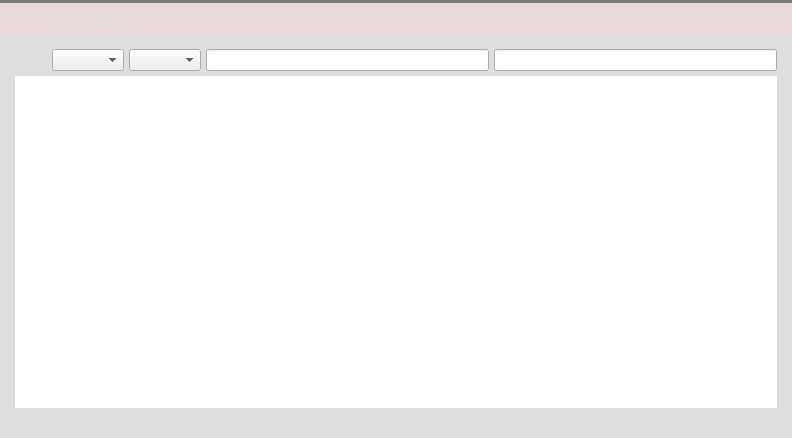
<?xml version="1.0" encoding="UTF-8"?>
<ui version="4.0">
 <class>TransactionsPage</class>
 <widget class="QWidget" name="TransactionsPage">
  <property name="geometry">
   <rect>
    <x>0</x>
    <y>0</y>
    <width>792</width>
    <height>438</height>
   </rect>
  </property>
  <property name="palette">
   <palette>
    <active>
     <colorrole role="Button">
      <brush brushstyle="SolidPattern">
       <color alpha="255">
        <red>233</red>
        <green>217</green>
        <blue>216</blue>
       </color>
      </brush>
     </colorrole>
     <colorrole role="Base">
      <brush brushstyle="SolidPattern">
       <color alpha="255">
        <red>233</red>
        <green>217</green>
        <blue>216</blue>
       </color>
      </brush>
     </colorrole>
     <colorrole role="Window">
      <brush brushstyle="SolidPattern">
       <color alpha="255">
        <red>233</red>
        <green>217</green>
        <blue>216</blue>
       </color>
      </brush>
     </colorrole>
     <colorrole role="Highlight">
      <brush brushstyle="SolidPattern">
       <color alpha="255">
        <red>235</red>
        <green>235</green>
        <blue>235</blue>
       </color>
      </brush>
     </colorrole>
     <colorrole role="HighlightedText">
      <brush brushstyle="SolidPattern">
       <color alpha="255">
        <red>171</red>
        <green>127</green>
        <blue>130</blue>
       </color>
      </brush>
     </colorrole>
    </active>
    <inactive>
     <colorrole role="Button">
      <brush brushstyle="SolidPattern">
       <color alpha="255">
        <red>233</red>
        <green>217</green>
        <blue>216</blue>
       </color>
      </brush>
     </colorrole>
     <colorrole role="Base">
      <brush brushstyle="SolidPattern">
       <color alpha="255">
        <red>233</red>
        <green>217</green>
        <blue>216</blue>
       </color>
      </brush>
     </colorrole>
     <colorrole role="Window">
      <brush brushstyle="SolidPattern">
       <color alpha="255">
        <red>233</red>
        <green>217</green>
        <blue>216</blue>
       </color>
      </brush>
     </colorrole>
     <colorrole role="Highlight">
      <brush brushstyle="SolidPattern">
       <color alpha="255">
        <red>235</red>
        <green>235</green>
        <blue>235</blue>
       </color>
      </brush>
     </colorrole>
     <colorrole role="HighlightedText">
      <brush brushstyle="SolidPattern">
       <color alpha="255">
        <red>171</red>
        <green>127</green>
        <blue>130</blue>
       </color>
      </brush>
     </colorrole>
    </inactive>
    <disabled>
     <colorrole role="Button">
      <brush brushstyle="SolidPattern">
       <color alpha="255">
        <red>233</red>
        <green>217</green>
        <blue>216</blue>
       </color>
      </brush>
     </colorrole>
     <colorrole role="Base">
      <brush brushstyle="SolidPattern">
       <color alpha="255">
        <red>233</red>
        <green>217</green>
        <blue>216</blue>
       </color>
      </brush>
     </colorrole>
     <colorrole role="Window">
      <brush brushstyle="SolidPattern">
       <color alpha="255">
        <red>233</red>
        <green>217</green>
        <blue>216</blue>
       </color>
      </brush>
     </colorrole>
     <colorrole role="Highlight">
      <brush brushstyle="SolidPattern">
       <color alpha="255">
        <red>240</red>
        <green>240</green>
        <blue>240</blue>
       </color>
      </brush>
     </colorrole>
     <colorrole role="HighlightedText">
      <brush brushstyle="SolidPattern">
       <color alpha="255">
        <red>171</red>
        <green>127</green>
        <blue>130</blue>
       </color>
      </brush>
     </colorrole>
    </disabled>
   </palette>
  </property>
  <property name="windowTitle">
   <string>Form</string>
  </property>
  <layout class="QVBoxLayout" name="verticalLayout_9">
   <property name="spacing">
    <number>0</number>
   </property>
   <property name="margin">
    <number>0</number>
   </property>
   <item>
    <widget class="Line" name="line_3">
     <property name="styleSheet">
      <string notr="true">background-color: #787878;</string>
     </property>
     <property name="lineWidth">
      <number>0</number>
     </property>
     <property name="orientation">
      <enum>Qt::Horizontal</enum>
     </property>
    </widget>
   </item>
   <item>
    <widget class="QWidget" name="wTransactionsHeader" native="true">
     <property name="minimumSize">
      <size>
       <width>0</width>
       <height>32</height>
      </size>
     </property>
     <property name="maximumSize">
      <size>
       <width>16777215</width>
       <height>32</height>
      </size>
     </property>
     <property name="is_header" stdset="0">
      <bool>true</bool>
     </property>
     <layout class="QHBoxLayout" name="horizontalLayout_10">
      <property name="margin">
       <number>0</number>
      </property>
      <item>
       <spacer name="horizontalSpacer_14">
        <property name="orientation">
         <enum>Qt::Horizontal</enum>
        </property>
        <property name="sizeType">
         <enum>QSizePolicy::Fixed</enum>
        </property>
        <property name="sizeHint" stdset="0">
         <size>
          <width>5</width>
          <height>20</height>
         </size>
        </property>
       </spacer>
      </item>
      <item>
       <widget class="QLabel" name="label_20">
        <property name="sizePolicy">
         <sizepolicy hsizetype="Fixed" vsizetype="Fixed">
          <horstretch>0</horstretch>
          <verstretch>0</verstretch>
         </sizepolicy>
        </property>
        <property name="minimumSize">
         <size>
          <width>25</width>
          <height>25</height>
         </size>
        </property>
        <property name="maximumSize">
         <size>
          <width>25</width>
          <height>25</height>
         </size>
        </property>
        <property name="text">
         <string notr="true"/>
        </property>
        <property name="pixmap">
         <pixmap resource="../res.qrc">:/res/last_transactions.png</pixmap>
        </property>
       </widget>
      </item>
      <item>
       <widget class="QLabel" name="label_21">
        <property name="font">
         <font>
          <pointsize>11</pointsize>
          <stylestrategy>PreferAntialias</stylestrategy>
         </font>
        </property>
        <property name="styleSheet">
         <string notr="true">QLabel {
	color: #DEDEDE;
}</string>
        </property>
        <property name="text">
         <string>Transactions</string>
        </property>
       </widget>
      </item>
     </layout>
    </widget>
   </item>
   <item>
    <widget class="QWidget" name="wTransactionsContainer" native="true">
     <property name="styleSheet">
      <string notr="true">#wTransactionsContainer {
	background-color: #DEDEDE;
 }

QLabel {
	color: #6E6E6E;
}
</string>
     </property>
     <layout class="QVBoxLayout" name="verticalLayout_10" stretch="0,1">
      <property name="spacing">
       <number>5</number>
      </property>
      <property name="leftMargin">
       <number>15</number>
      </property>
      <property name="topMargin">
       <number>14</number>
      </property>
      <property name="rightMargin">
       <number>15</number>
      </property>
      <property name="bottomMargin">
       <number>30</number>
      </property>
      <item>
       <layout class="QGridLayout" name="gridLayout_3">
        <item row="0" column="4">
         <widget class="QLineEdit" name="addressWidget">
          <property name="sizePolicy">
           <sizepolicy hsizetype="Expanding" vsizetype="Expanding">
            <horstretch>0</horstretch>
            <verstretch>0</verstretch>
           </sizepolicy>
          </property>
         </widget>
        </item>
        <item row="0" column="1">
         <widget class="QComboBox" name="dateWidget">
          <property name="sizePolicy">
           <sizepolicy hsizetype="Fixed" vsizetype="Fixed">
            <horstretch>0</horstretch>
            <verstretch>0</verstretch>
           </sizepolicy>
          </property>
          <property name="minimumSize">
           <size>
            <width>43</width>
            <height>22</height>
           </size>
          </property>
          <property name="maximumSize">
           <size>
            <width>120</width>
            <height>16777215</height>
           </size>
          </property>
          <property name="styleSheet">
           <string notr="true"/>
          </property>
          <property name="iconSize">
           <size>
            <width>16</width>
            <height>20</height>
           </size>
          </property>
         </widget>
        </item>
        <item row="0" column="2">
         <widget class="QComboBox" name="typeWidget">
          <property name="minimumSize">
           <size>
            <width>43</width>
            <height>22</height>
           </size>
          </property>
          <property name="maximumSize">
           <size>
            <width>120</width>
            <height>16777215</height>
           </size>
          </property>
         </widget>
        </item>
        <item row="0" column="5">
         <widget class="QLineEdit" name="amountWidget">
          <property name="sizePolicy">
           <sizepolicy hsizetype="Expanding" vsizetype="Expanding">
            <horstretch>0</horstretch>
            <verstretch>0</verstretch>
           </sizepolicy>
          </property>
         </widget>
        </item>
        <item row="0" column="0">
         <widget class="QPushButton" name="bTransactionsSortOrder">
          <property name="minimumSize">
           <size>
            <width>20</width>
            <height>20</height>
           </size>
          </property>
          <property name="styleSheet">
           <string notr="true">QPushButton {
	border: 0px solid gray;	
}
</string>
          </property>
          <property name="text">
           <string/>
          </property>
          <property name="icon">
           <iconset resource="../res.qrc">
            <normaloff>:/res/sort_down.png</normaloff>:/res/sort_down.png</iconset>
          </property>
          <property name="iconSize">
           <size>
            <width>20</width>
            <height>20</height>
           </size>
          </property>
         </widget>
        </item>
       </layout>
      </item>
      <item>
       <widget class="QTableView" name="transactionView">
        <property name="styleSheet">
         <string notr="true"> QScrollBar:vertical {
     border: 0px solid grey;
     background: white;
     width: 9px;
     margin: 15px 0px 0 0px;
 }
 QScrollBar::handle:vertical {
     background: #787878;
     min-width: 20px;
 }
QScrollBar::sub-line:vertical {
	height: 0px;
    width: 0px;
}

QHeaderView {
	background-color: #DEDEDE;
	font-size: 10;
	text-align:left;
}
QHeaderView::section {
    background-color: #DEDEDE;
    color: #6E6E6E;
    padding-left: 5px;
    border: 0px solid #6c6c6c;
	text-align:left;
}

/* style the sort indicator */
QHeaderView::down-arrow {
    image: url(down_arrow.png);
}

QHeaderView::up-arrow {
    image: url(up_arrow.png);
}

QTableView {
	border: 0px solid #ededed;
	selection-background-color: #ebebeb;
	selection-color: rgb(120, 120, 120);
}</string>
        </property>
        <property name="frameShape">
         <enum>QFrame::NoFrame</enum>
        </property>
        <property name="horizontalScrollBarPolicy">
         <enum>Qt::ScrollBarAlwaysOff</enum>
        </property>
        <property name="editTriggers">
         <set>QAbstractItemView::NoEditTriggers</set>
        </property>
        <property name="selectionMode">
         <enum>QAbstractItemView::SingleSelection</enum>
        </property>
        <property name="selectionBehavior">
         <enum>QAbstractItemView::SelectRows</enum>
        </property>
        <property name="showGrid">
         <bool>false</bool>
        </property>
        <attribute name="verticalHeaderVisible">
         <bool>false</bool>
        </attribute>
        <attribute name="verticalHeaderDefaultSectionSize">
         <number>20</number>
        </attribute>
        <attribute name="verticalHeaderMinimumSectionSize">
         <number>20</number>
        </attribute>
       </widget>
      </item>
     </layout>
    </widget>
   </item>
  </layout>
 </widget>
 <resources>
  <include location="../res.qrc"/>
 </resources>
 <connections/>
</ui>
